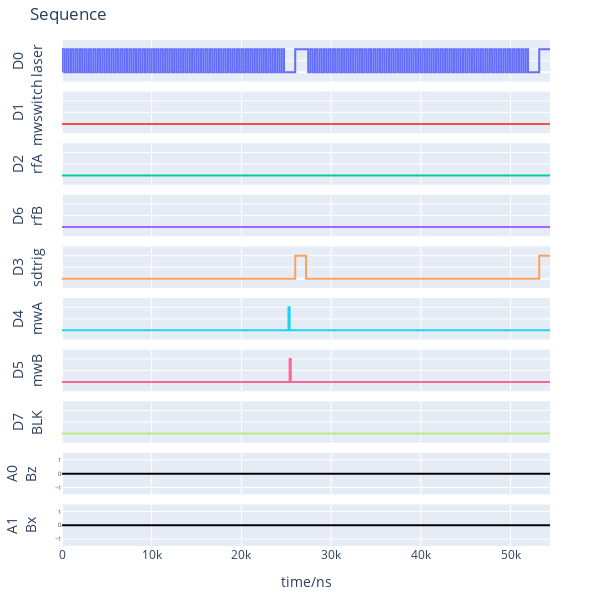

The code cell stored with this chart in its notebook:
### Code cell
hw.pg.plotSeq(plot_all=False)

### Figure 1 — Plotly figure (JSON) as saved in the notebook; plotly's stock layout.template omitted (floating-point values rounded to 4 significant figures; data arrays with more than 128 entries replaced by an {"elided": "..."} marker saying what was removed)
{"data": [{"line": {"shape": "hv"}, "mode": "lines", "name": "D0", "type": "scatter", "x": {"elided": "212 int values"}, "xaxis": "x", "y": {"elided": "212 int values"}, "yaxis": "y"}, {"line": {"shape": "hv"}, "mode": "lines", "name": "D1", "type": "scatter", "x": [0, 54402], "xaxis": "x2", "y": [0, 0], "yaxis": "y2"}, {"line": {"shape": "hv"}, "mode": "lines", "name": "D2", "type": "scatter", "x": [0, 54402], "xaxis": "x3", "y": [0, 0], "yaxis": "y3"}, {"line": {"shape": "hv"}, "mode": "lines", "name": "D6", "type": "scatter", "x": [0, 54402], "xaxis": "x4", "y": [0, 0], "yaxis": "y4"}, {"line": {"shape": "hv"}, "mode": "lines", "name": "D3", "type": "scatter", "x": {"elided": "212 int values"}, "xaxis": "x5", "y": {"elided": "212 int values"}, "yaxis": "y5"}, {"line": {"shape": "hv"}, "mode": "lines", "name": "D4", "type": "scatter", "x": {"elided": "212 int values"}, "xaxis": "x6", "y": {"elided": "212 int values"}, "yaxis": "y6"}, {"line": {"shape": "hv"}, "mode": "lines", "name": "D5", "type": "scatter", "x": {"elided": "212 int values"}, "xaxis": "x7", "y": {"elided": "212 int values"}, "yaxis": "y7"}, {"line": {"shape": "hv"}, "mode": "lines", "name": "D7", "type": "scatter", "x": [0, 54402], "xaxis": "x8", "y": [0, 0], "yaxis": "y8"}, {"line": {"color": "black", "shape": "hv"}, "mode": "lines", "name": "A0", "type": "scatter", "x": [0, 54402], "xaxis": "x9", "y": [0.0, 0.0], "yaxis": "y9"}, {"line": {"color": "black", "shape": "hv"}, "mode": "lines", "name": "A1", "type": "scatter", "x": [0, 54402], "xaxis": "x10", "y": [0.0, 0.0], "yaxis": "y10"}], "layout": {"height": 600, "margin": {"b": 40, "l": 50, "r": 50, "t": 40}, "showlegend": false, "title": {"text": "Sequence"}, "width": 600, "xaxis": {"anchor": "y", "domain": [0, 1], "matches": "x10", "showticklabels": false}, "xaxis10": {"anchor": "y10", "domain": [0, 1], "title": {"text": "time/ns"}}, "xaxis2": {"anchor": "y2", "domain": [0, 1], "matches": "x10", "showticklabels": false}, "xaxis3": {"anchor": "y3", "domain": [0, 1], "matches": "x10", "showticklabels": false}, "xaxis4": {"anchor": "y4", "domain": [0, 1], "matches": "x10", "showticklabels": false}, "xaxis5": {"anchor": "y5", "domain": [0, 1], "matches": "x10", "showticklabels": false}, "xaxis6": {"anchor": "y6", "domain": [0, 1], "matches": "x10", "showticklabels": false}, "xaxis7": {"anchor": "y7", "domain": [0, 1], "matches": "x10", "showticklabels": false}, "xaxis8": {"anchor": "y8", "domain": [0, 1], "matches": "x10", "showticklabels": false}, "xaxis9": {"anchor": "y9", "domain": [0, 1], "matches": "x10", "showticklabels": false}, "yaxis": {"anchor": "x", "domain": [0.918, 1.0], "range": [-0.4, 1.4], "showticklabels": false, "title": {"text": "D0<br>laser"}}, "yaxis10": {"anchor": "x10", "domain": [0, 0.082], "range": [-1.5, 1.5], "tickfont": {"size": 6}, "title": {"text": "A1<br>Bx"}}, "yaxis2": {"anchor": "x2", "domain": [0.816, 0.898], "range": [-0.4, 1.4], "showticklabels": false, "title": {"text": "D1<br>mwswitch"}}, "yaxis3": {"anchor": "x3", "domain": [0.714, 0.796], "range": [-0.4, 1.4], "showticklabels": false, "title": {"text": "D2<br>rfA"}}, "yaxis4": {"anchor": "x4", "domain": [0.612, 0.694], "range": [-0.4, 1.4], "showticklabels": false, "title": {"text": "D6<br>rfB"}}, "yaxis5": {"anchor": "x5", "domain": [0.51, 0.592], "range": [-0.4, 1.4], "showticklabels": false, "title": {"text": "D3<br>sdtrig"}}, "yaxis6": {"anchor": "x6", "domain": [0.408, 0.49], "range": [-0.4, 1.4], "showticklabels": false, "title": {"text": "D4<br>mwA"}}, "yaxis7": {"anchor": "x7", "domain": [0.306, 0.388], "range": [-0.4, 1.4], "showticklabels": false, "title": {"text": "D5<br>mwB"}}, "yaxis8": {"anchor": "x8", "domain": [0.204, 0.286], "range": [-0.4, 1.4], "showticklabels": false, "title": {"text": "D7<br>BLK"}}, "yaxis9": {"anchor": "x9", "domain": [0.102, 0.184], "range": [-1.5, 1.5], "tickfont": {"size": 6}, "title": {"text": "A0<br>Bz"}}}}
